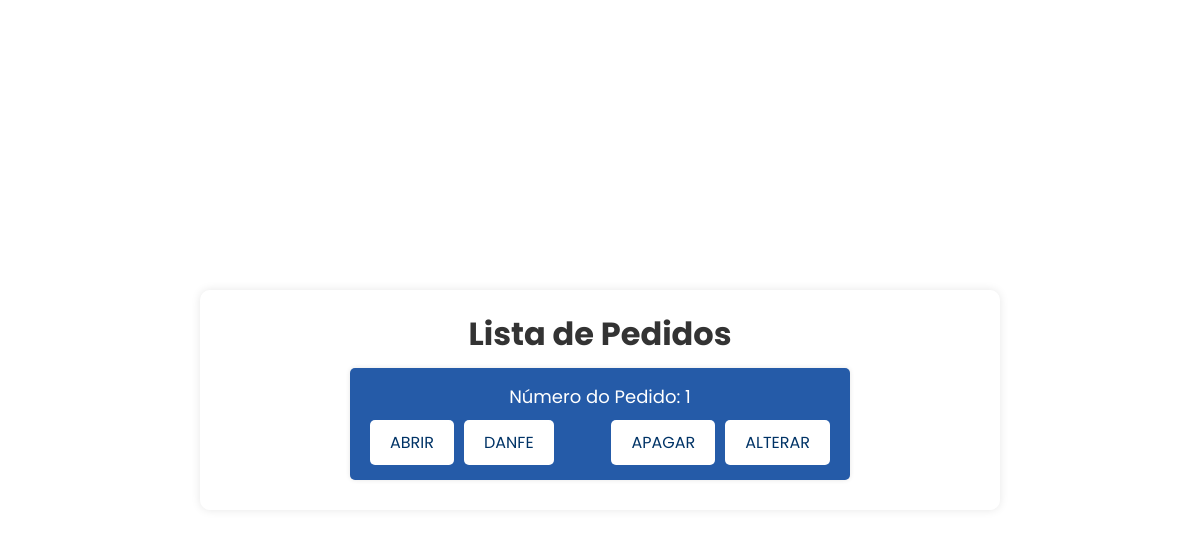
/SENAI_LOGISTICA/homeProf/itens/meuspedidos.php, run on an earlier commit of the app's database.
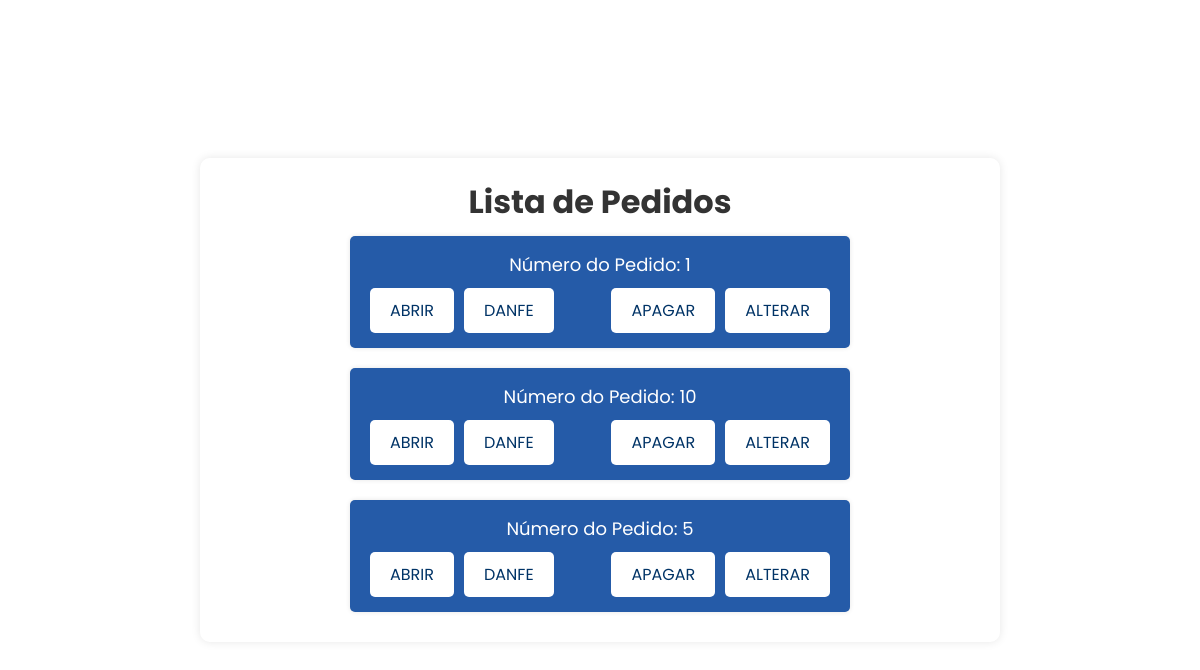
And on a later commit of the database.
### tables this page shows
CREATE TABLE `pedidos` (
  `pedido` varchar(255) NOT NULL,
  `data_entrega` date DEFAULT NULL,
  `data_pedido` date DEFAULT NULL,
  `observacoes` text
);

### SENAI_LOGISTICA/homeProf/itens/meuspedidos.php (the view, shortened to what this page needs)
<!DOCTYPE html>
<html lang='pt-br'>
<head>
    <link rel="stylesheet" href="docaM.css">
    <link href='https://unpkg.com/boxicons@2.1.4/css/boxicons.min.css' rel='stylesheet'>
    <link rel="stylesheet" href="https://cdnjs.cloudflare.com/ajax/libs/font-awesome/6.5.2/css/all.min.css">
</head>
<body>
    <div class="container">
        <h1>Lista de Pedidos</h1>
        <?php
        $servername = "localhost";
        $username = "root";
        $password = "root";
        $dbname = "senai";
        $conn = new mysqli($servername, $username, $password, $dbname);
        $sql_pedidos = "SELECT DISTINCT pedidos.pedido
                        FROM pedidos
                        JOIN produtos ON pedidos.pedido = produtos.pedidob";
        $result_pedidos = $conn->query($sql_pedidos);
        if ($result_pedidos) {
            if ($result_pedidos->num_rows > 0) {
                echo "<ul class='pedido-list'>";
                while($row_pedidos = $result_pedidos->fetch_assoc()) {
                    if (isset($row_pedidos["pedido"])) {
                        $pedido = $row_pedidos["pedido"];
                        echo "<li class='pedido-item'>";
                        echo "<div class='pedido-info'>";
                        echo "<span class='pedido-idpedido'>Número do Pedido: " . $pedido . "</span>";
                        echo "</div>";
                        echo "<div class='pedido-buttons'>";
                        echo "<form action='' method='GET'>";
                        echo "<button class='pedido-submit' type='submit' formaction='buscarpedido.php'>ABRIR</button>";
                        echo "<button class='pedido-submit' type='submit' formaction='danfe.php'>DANFE</button>";
                        echo "</form>";
                        echo "<form action='' method='POST' onsubmit='return confirm(\"Tem certeza?\");'>";
                        echo "<button class='pedido-submit' type='submit' formaction='deletar_pedido.php'>APAGAR</button>";
                        echo "<button class='pedido-submit' type='submit' formaction='editar_pedido.php'>ALTERAR</button>";
                        echo "</form>";
                        echo "</div>";
                        echo "</li>";
                    } else {
                        echo "Dados do pedido não encontrados.";
                    }
                }
                echo "</ul>";
            } else {
                echo "Nenhum pedido encontrado.";
            }
        } else {
            echo "Erro na execução da consulta: " . $conn->error;
        }
        ?>
    </div>
</body>
</html>

What changed in the data, as far as the page shows it:
added pedidos: pedido "10"
added pedidos: pedido "5"
